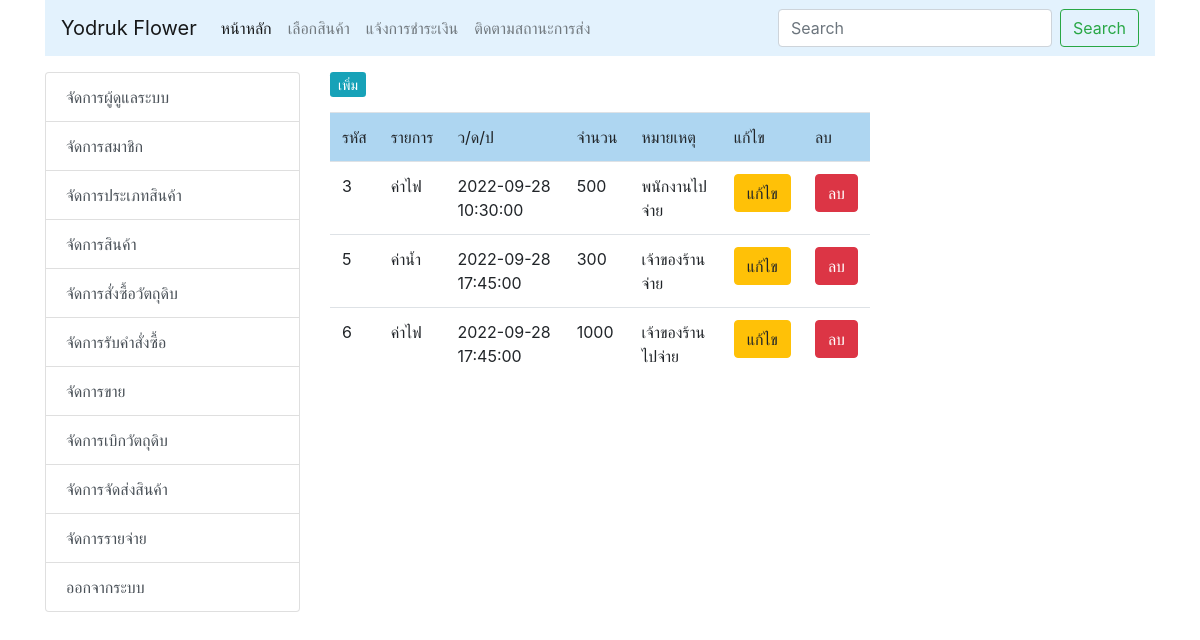
The page /Admin/expenses.php on the database its author committed.
### tables this page shows
CREATE TABLE `tbl_expenses` (
  `e_id` int(11) NOT NULL,
  `e_list` varchar(255) NOT NULL,
  `e_time` datetime NOT NULL,
  `e_pay` varchar(255) NOT NULL,
  `e_note` varchar(255) NOT NULL
);

### Admin/expenses_list.php (the view, shortened to what this page needs)
<?php
      include('h.php');
                include('condb.php');
                $query = "SELECT * FROM tbl_expenses ORDER BY e_id ASC";
                $result = mysqli_query($con, $query);
                echo ' <table class="table table-hover">';
                    echo "
                      <tr bgcolor='#AED6F1' >
                      <td>รหัส</td>
                      <td>รายการ</td>
                      <td>ว/ด/ป</td>
                      <td>จำนวน</td>
                      <td>หมายเหตุ</td>
                      <td>แก้ไข</td>
                      <td>ลบ</td>
                    </tr>";
                  while($row = mysqli_fetch_array($result)) {
                  echo "<tr>";
                    echo "<td>" .$row["e_id"] .  "</td> ";
                    echo "<td>" .$row["e_list"] .  "</td> ";
                    echo "<td>" .$row["e_time"] .  "</td> ";
                    echo "<td>" .$row["e_pay"] .  "</td> ";
                    echo "<td>" .$row["e_note"] .  "</td> ";
                    echo "<td><a href='expenses.php?act=edit&ID=$row[0]' class='btn btn-warning btn-xs'>แก้ไข</a></td> ";
                    echo "<td><a href='expenses_del_db.php?ID=$row[0]' onclick=\"return confirm('Do you want to delete this record? !!!')\" class='btn btn-danger btn-xs'>ลบ</a></td> ";
                  echo "</tr>";
                  }
                echo "</table>";
                ?>

### rows shown on the page
tbl_expenses: e_id "3", e_list "ค่าไฟ", e_time "2022-09-28 10:30:00", e_pay "500", e_note "พนักงานไปจ่าย"
tbl_expenses: e_id "5", e_list "ค่าน้ำ", e_time "2022-09-28 17:45:00", e_pay "300", e_note "เจ้าของร้านจ่าย"
tbl_expenses: e_id "6", e_list "ค่าไฟ", e_time "2022-09-28 17:45:00", e_pay "1000", e_note "เจ้าของร้านไปจ่าย"
